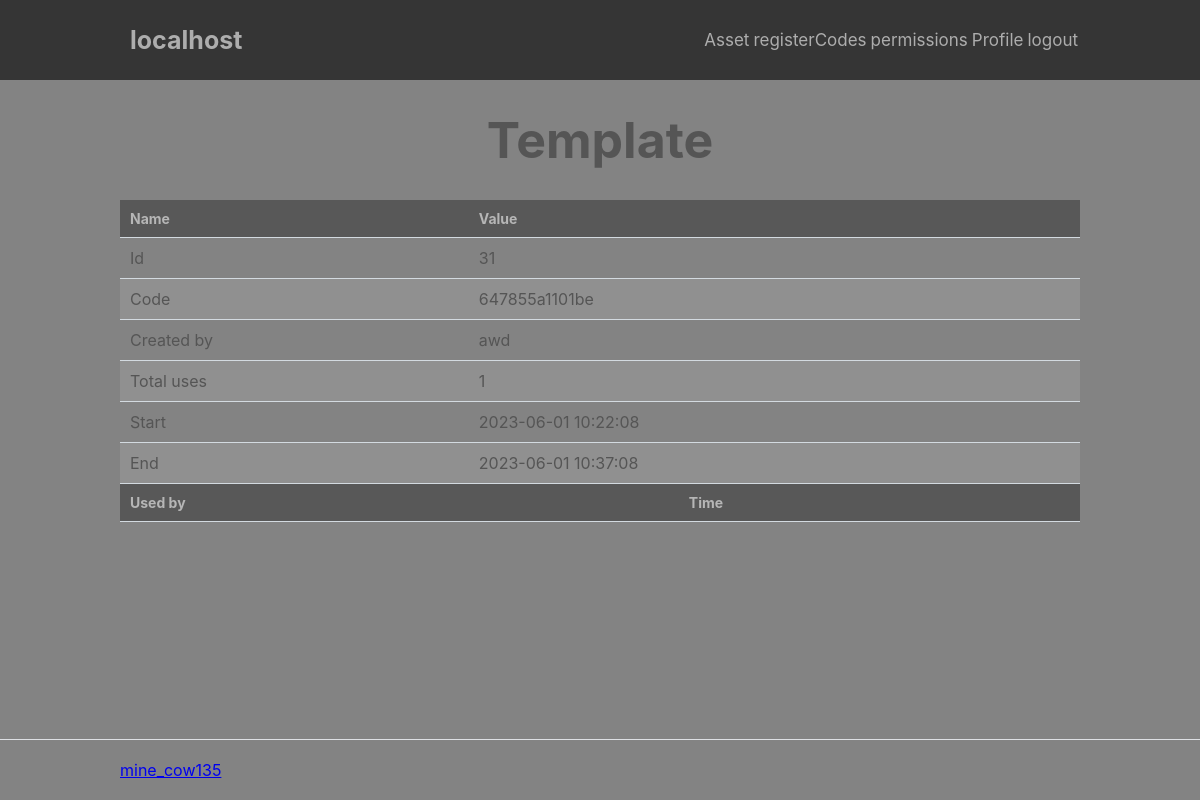
/index.php?page=adm/registerCodes/used&id=31 (signed in), run on the app's committed database.
### tables this page shows
CREATE TABLE `registerCodes` (
  `id` int NOT NULL,
  `code` varchar(15) NOT NULL,
  `createdBy` int NOT NULL,
  `TotalUses` int NOT NULL,
  `disabled` tinyint(1) NOT NULL DEFAULT '0',
  `start` datetime NOT NULL DEFAULT CURRENT_TIMESTAMP,
  `end` datetime NOT NULL
);

CREATE TABLE `users` (
  `id` int NOT NULL,
  `username` varchar(100) NOT NULL,
  `email` varchar(100) NOT NULL,
  `password` text,
  `discordId` varchar(50) DEFAULT NULL,
  `date_time` datetime NOT NULL DEFAULT CURRENT_TIMESTAMP,
  `enbled` tinyint(1) NOT NULL DEFAULT '1'
);

### index.php (called while the page is built, shortened)
<?php
include 'functions.php';
$page = isset($_GET['page']) && file_exists('pages/' . $_GET['page'] . '.php') ? $_GET['page'] : 'home';
include 'pages/' . $page . '.php';

### pages/adm/registerCodes/used.php (the view, shortened to what this page needs)
<?php
   $sql = "SELECT registerCodes.id, registerCodes.code, registerCodes.createdBy, users.username, registerCodes.totalUses, registerCodes.start, registerCodes.end FROM registerCodes LEFT JOIN users ON registerCodes.createdBy = users.id WHERE registerCodes.id = :id ORDER BY `registerCodes`.`start` DESC";
   $stmt = $pdo->prepare($sql);
   $stmt->bindParam(':id', $_GET["id"]);
   $stmt->execute();
   $code = $stmt->fetch(PDO::FETCH_ASSOC);
?>
<div class="content-wrapper-center">
    <h1 class="head">Template</h1>
    <table>
        <thead>
            <tr>
                <td>Name</td>
                <td>Value</td>
            </tr>
        </thead>
        <tbody>
            <tr>
                <td>Id</td>
                <td><?= $code["id"] ?></td>
            </tr>
            <tr>
                <td>Code</td>
                <td><?= $code["code"] ?></td>
            </tr>
            <tr>
                <td>Created by</td>
                <td><?= $code["username"] ?></td>
            </tr>
            <tr>
                <td>Total uses</td>
                <td><?= $code["totalUses"] ?></td>
            </tr>
            <tr>
                <td>Start</td>
                <td><?= $code["start"] ?></td>
            </tr>
            <tr>
                <td>End</td>
                <td><?= $code["end"] ?></td>
            </tr>
        </tbody>
    </table>
    <table>
        <thead>
            <tr>
                <td>Used by</td>
                <td>Time</td>
            </tr>
        </thead>
    </table>
</div>
<?= template_footer() ?>

### css/var.css (style rules this page uses)
* { --color_bg_background: #838383; --color_border: #dee0e4; --color_confirm: #38b673; --color_confirm_hover: #32a367; --color_txt_h_1: #adadad; --color_txt_h_2: #555555; --color_txt_p_1: #adadad; --color_txt_p_2: #555555; --color_txt_p_1: #cacaca; --size_tx_h1_1: 50px; --size_tx_h1_2: ; --size_tx_h1_3: 25px; --size_tx_h2_1: 40px; --size_tx_h2_2: 30px; --size_tx_h2_3: ; --size_tx_h3_1: 35px; --size_tx_h3_2: ; --size_tx_h3_3: ; --size_tx_h4_1: 30px; --size_tx_h4_2: ; --size_tx_h4_3: ; --size_tx_h5_1: 25px; --size_tx_h5_2: ; --size_tx_h5_3: ; --size_tx_h6_1: 20px; --size_tx_h6_2: ; --size_tx_h6_3: ; --size_text_header_h1: 25px; --size_text_header: 17px; --size_text_header_span: 12px; --size_item_span: 16px; --place_item_span_top: 22px; --place_item_span_right: 0px; --color_bg_header: #353535; --color_h_table: #b6b6b6; --color_bg_box: #5e5d5d; --color_bg_box_submit: #4e4e4e; --color_bg_box_submit_hover:#3b3b3b; }

### css/style.css (style rules this page uses)
* { box-sizing: border-box; font-family: -apple-system, BlinkMacSystemFont, "segoe ui", roboto, oxygen, ubuntu, cantarell, "fira sans", "droid sans", "helvetica neue", Arial, sans-serif; font-size: 16px; -webkit-font-smoothing: antialiased; -moz-osx-font-smoothing: grayscale; box-sizing: border-box }
html { height: 100%; width: 100%; background-color: var(--color_bg_background); }
body { position: relative; min-height: 100vh; color: #555555; margin: 0; margin-bottom: 20px; }
h1, h2, h3, h4, h5 { color: var(--color_txt_h_2); margin: 0; }
h1 { font-size: var(--size_tx_h1_1); padding: 30px; }
.content-wrapper, .content-wrapper-center { width: 80%; margin: 0 auto; display: flex; flex-wrap: wrap; }
.content-wrapper-center { justify-content: center; }

### css/table.css (style rules this page uses)
table { width: 100%; padding-top: 30px; border-collapse: collapse; }
table thead { background-color: #585858; border-bottom: 1px solid #d3dae0; }
table thead td { padding: 10px; font-weight: bold; color: var(--color_h_table); font-size: 14px; }
table tbody tr { border-bottom: 1px solid #d3dae0; }
table tbody tr:nth-child(even) { background-color: #909090; }
table tbody tr td { padding: 10px; }

### data on the page
registercodes: id "31", code "647855a1101be", createdBy.username "awd", TotalUses "1", start "2023-06-01 10:22:08", end "2023-06-01 10:37:08"

### other printed values
$name "localhost"
$i['permissionName'] "Asset"
$i['permissionName'] "registerCodes"
$i['permissionName'] "permissions"
$i['permissionName'] "Profile"
$i['permissionName'] "logout"
